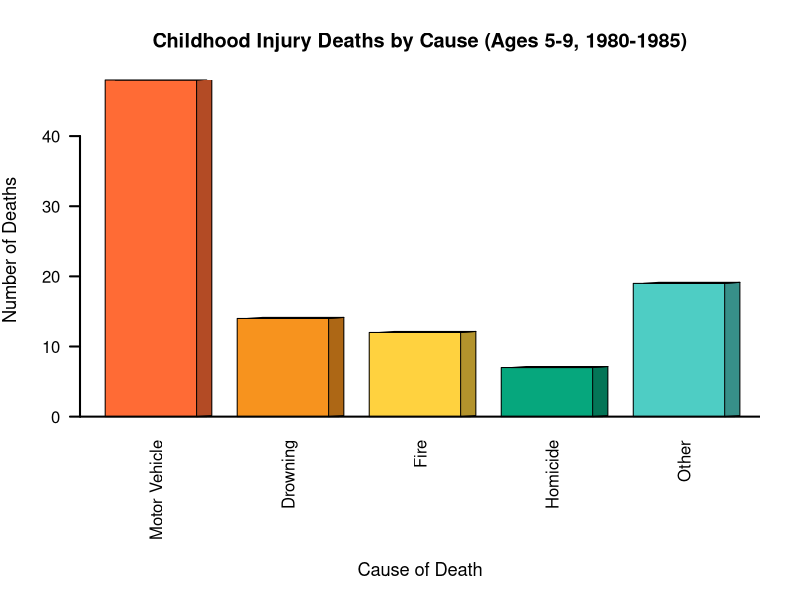
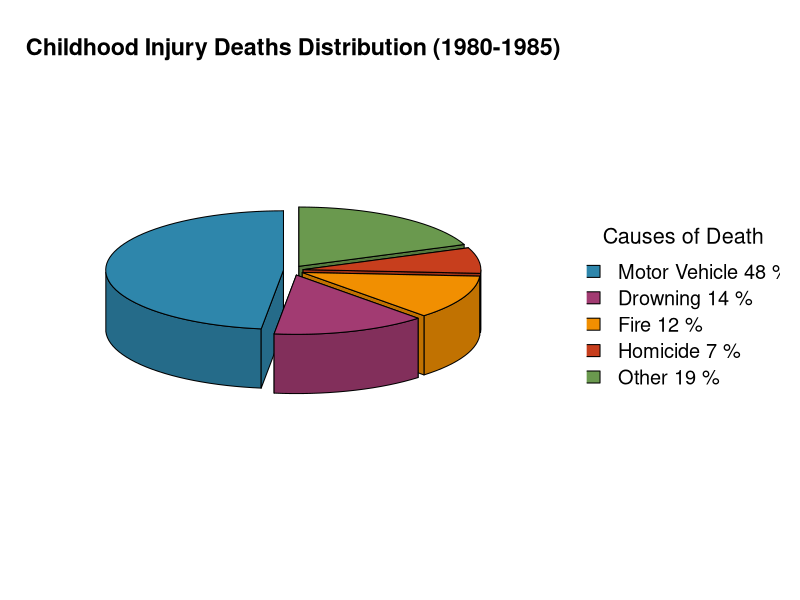
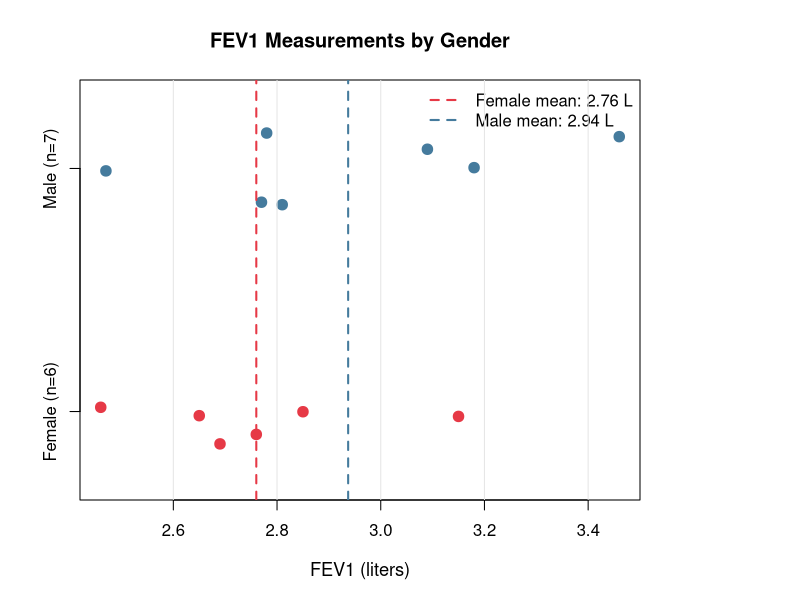

Source code (R) for these figures, in order:
# Week 1 Chart Examples - Professional Data Visualization in R
# H524 Biostatistics Course
#
# This script demonstrates how to create professional 3D charts in R
# including bar charts, pie charts, and dot plots for biostatistics

# ============================================================================
# DATA SETUP
# ============================================================================

# Install required package if not available
if (!require(plotrix, quietly = TRUE)) {
  install.packages("plotrix")
  library(plotrix)
}

# Load required data for examples
# Dataset 1: Childhood injury deaths by cause (1980-1985, Ages 5-9)
injury_data <- data.frame(
  cause = rep(c("Motor Vehicle", "Drowning", "Fire", "Homicide", "Other"),
              times = c(48, 14, 12, 7, 19))
)
injury_data$cause <- factor(injury_data$cause,
                           levels = c("Motor Vehicle", "Drowning", "Fire", "Homicide", "Other"))

# Dataset 2: FEV1 measurements by gender
fev1_data <- data.frame(
  subject_id = 1:13,
  fev1_liters = c(2.46, 2.65, 2.69, 2.76, 2.85, 3.15, 2.47, 2.77, 2.78,
                  2.81, 3.09, 3.18, 3.46),
  gender = c("F", "F", "F", "F", "F", "F", "M", "M", "M", "M", "M", "M", "M")
)
fev1_data$gender <- factor(fev1_data$gender, levels = c("F", "M"), labels = c("Female", "Male"))

# ============================================================================
# EXAMPLE 1: PROFESSIONAL 3D BAR CHART
# ============================================================================

# Create professional 3D bar chart with custom depth effects
injury_counts <- table(injury_data$cause)
pdf("barplot_injuries.pdf", width = 8, height = 6)

# Create enhanced 3D-style bar chart
par(mar = c(9, 4, 4, 2))  # Increase bottom margin for x-axis label

# Create gradient colors for 3D effect (lighter to darker)
bar_colors <- c("#FF6B35", "#F7931E", "#FFD23F", "#06A77D", "#4ECDC4")

# Create the bar chart with enhanced styling
bar_pos <- barplot(injury_counts,
                   main = "Childhood Injury Deaths by Cause (Ages 5-9, 1980-1985)",
                   ylab = "Number of Deaths",
                   xlab = "",  # Remove xlab here
                   col = bar_colors,
                   border = "black",
                   las = 2,
                   cex.main = 1.2,
                   cex.lab = 1.1,
                   lwd = 2,
                   space = 0.3)

# Add depth effect by drawing darker rectangles behind each bar
for(i in 1:length(injury_counts)) {
  # Calculate bar dimensions
  bar_height <- injury_counts[i]
  bar_left <- bar_pos[i] - 0.4
  bar_right <- bar_pos[i] + 0.4

  # Draw 3D depth effect (top and right side)
  depth_offset <- 0.15

  # Right side of bar (darker color)
  darker_color <- adjustcolor(bar_colors[i], red.f = 0.7, green.f = 0.7, blue.f = 0.7)
  polygon(c(bar_right, bar_right + depth_offset, bar_right + depth_offset, bar_right),
          c(0, depth_offset, bar_height + depth_offset, bar_height),
          col = darker_color, border = "black", lwd = 1)

  # Top of bar (lighter color)
  lighter_color <- adjustcolor(bar_colors[i], red.f = 1.2, green.f = 1.2, blue.f = 1.2)
  polygon(c(bar_left, bar_left + depth_offset, bar_right + depth_offset, bar_right),
          c(bar_height, bar_height + depth_offset, bar_height + depth_offset, bar_height),
          col = lighter_color, border = "black", lwd = 1)
}

# Add horizontal line at y=0 (x-axis baseline)
abline(h = 0, lwd = 2, col = "black")

# Add x-axis label below the category labels
mtext("Cause of Death", side = 1, line = 7, cex = 1.1)

dev.off()

# ============================================================================
# EXAMPLE 2: PROFESSIONAL 3D PIE CHART WITH EXTERNAL LEGEND
# ============================================================================

# Define professional color palette for pie chart
pie_colors <- c("#2E86AB", "#A23B72", "#F18F01", "#C73E1D", "#6A994E")

# Calculate percentages for display
injury_counts <- table(injury_data$cause)
injury_percentages <- round(prop.table(injury_counts) * 100, 1)

pdf("piechart_injuries.pdf", width = 12, height = 8)
# Set up layout with pie chart on left and legend on right - closer spacing
layout(matrix(c(1, 2), nrow = 1), widths = c(2.2, 0.8))

# Left panel: Pie chart
par(mar = c(4, 2, 5, 0))  # Remove right margin
pie3D(injury_counts,
      labels = "",     # No labels on the chart itself
      main = "Childhood Injury Deaths Distribution (1980-1985)",
      col = pie_colors,
      explode = 0.05,  # Minimal separation between slices
      theta = pi/6,    # 3D angle
      radius = 0.9,    # Fill the available space
      height = 0.15,   # 3D depth
      start = pi/2,    # Start angle
      cex.main = 1.4)  # Title size

# Right panel: Legend - positioned closer and centered
par(mar = c(4, 0, 5, 1))  # Remove left margin
plot.new()
legend("center",
       legend = paste(names(injury_counts), injury_percentages, "%"),
       fill = pie_colors,
       cex = 1.2,
       bty = "n",
       title = "Causes of Death",
       title.cex = 1.3,
       y.intersp = 1.1)  # Spacing between legend items

dev.off()

# ============================================================================
# EXAMPLE 3: ENHANCED DOT PLOT WITH GENDER COMPARISON
# ============================================================================

pdf("dotplot_fev1.pdf", width = 10, height = 6)
par(mar = c(5, 4, 4, 8))

# Create stripchart with gender separation
stripchart(
    fev1_liters ~ gender,
    data = fev1_data,
    main = "FEV1 Measurements by Gender",
    xlab = "FEV1 (liters)",
    ylab = "",
    method = "jitter",
    jitter = 0.15,
    pch = 19,
    col = c("#E63946", "#457B9D"),  # Red for Female, Blue for Male
    cex = 1.4,
    vertical = FALSE,
    group.names = c("Female (n=6)", "Male (n=7)"),
    cex.main = 1.2,
    cex.lab = 1.1
)

# Add vertical lines for group means
female_mean <- mean(fev1_data$fev1_liters[fev1_data$gender == "Female"])
male_mean <- mean(fev1_data$fev1_liters[fev1_data$gender == "Male"])

abline(v = female_mean, col = "#E63946", lty = 2, lwd = 2)
abline(v = male_mean, col = "#457B9D", lty = 2, lwd = 2)

# Add legend
legend("topright",
       legend = c(paste("Female mean:", round(female_mean, 2), "L"),
                  paste("Male mean:", round(male_mean, 2), "L")),
       col = c("#E63946", "#457B9D"),
       lty = 2,
       lwd = 2,
       bty = "n")

# Add grid for better readability
grid(nx = NULL, ny = NA, col = "gray90", lty = 1)

dev.off()

# ============================================================================
# SUMMARY
# ============================================================================

cat("Professional biostatistics charts generated successfully!\n")
cat("Files created:\n")
cat("  - barplot_injuries.pdf (3D bar chart with custom depth effects)\n")
cat("  - piechart_injuries.pdf (3D pie chart with external legend)\n")
cat("  - dotplot_fev1.pdf (Enhanced dot plot with gender comparison)\n")
cat("\nThese examples demonstrate professional data visualization techniques\n")
cat("suitable for biostatistics presentations and publications.\n")
